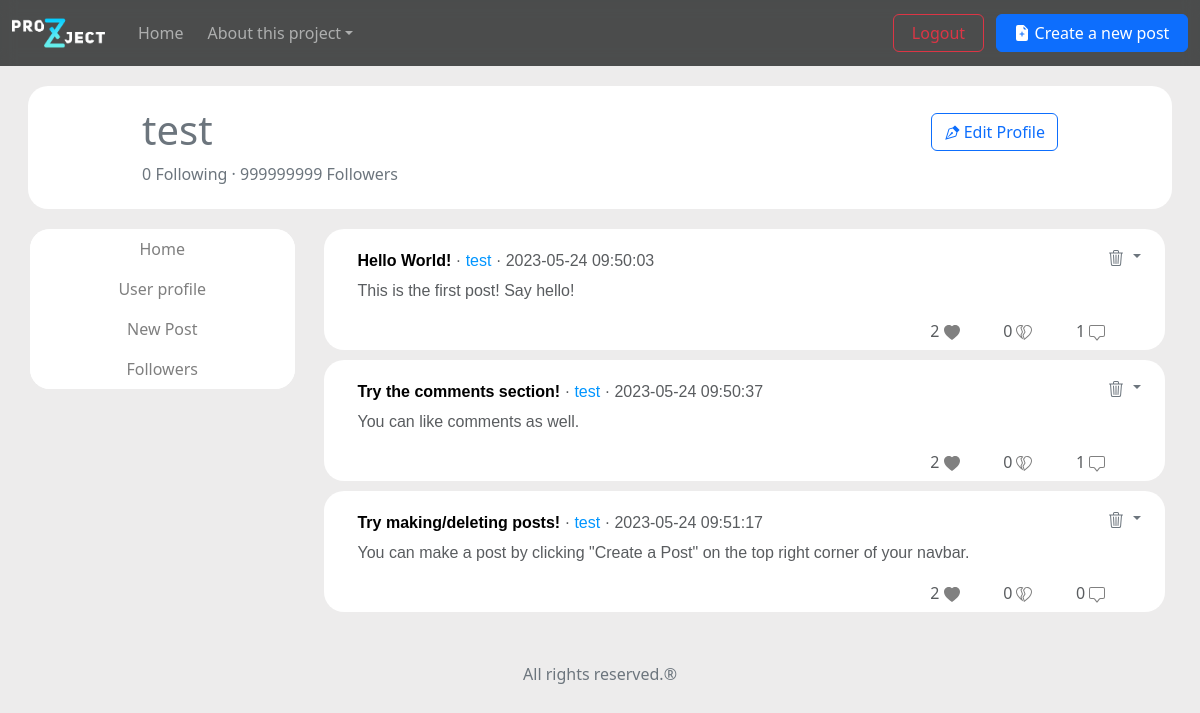
The page /test (signed in) on the database its author committed.
### website/models.py (models this page shows, shortened)
class User(UserMixin, db.Model):
    id = db.Column(db.Integer, primary_key = True)
    username = db.Column(db.String(100), unique = True)
    password = db.Column(db.String(100))
    posts = db.relationship('Post', backref = 'user', passive_deletes = True)
    comments = db.relationship('Comment', backref = 'user', passive_deletes = True)
    likes = db.relationship('Like', backref = 'user', passive_deletes = True)
    dislikes = db.relationship('Dislike', backref = 'user', passive_deletes = True)
    followed = db.relationship(
        'User', secondary = 'followers',
        primaryjoin = (followers.c.follower_id == id),
        secondaryjoin = (followers.c.followed_id == id),
        backref = db.backref('followers', lazy = 'dynamic'), lazy = 'dynamic')

class Post(db.Model):
    id = db.Column(db.Integer, primary_key = True)
    title = db.Column(db.String(1000))
    content = db.Column(db.String(1000))
    date_created = db.Column(db.DateTime(timezone = True), default = func.now())
    user_of_post = db.Column(db.Integer, db.ForeignKey('user.id'), nullable = False)
    comments = db.relationship('Comment', backref = 'post', passive_deletes = True)
    likes = db.relationship('Like', backref = 'post', passive_deletes = True, lazy = 'select')
    dislikes = db.relationship('Dislike', backref = 'post', passive_deletes = True, lazy = 'select')

### website/views.py (the view)
@views.route('/<username>')
def user_page(username):
    user = User.query.filter_by(username = username).first()
    posts = Post.query.filter_by(user_of_post = user.id).all()
    follower_count = user.followers.count()
    followed_count = user.followed.count()
    return render_template('user_page.html', user = current_user, posts = posts, user_page = user)

### website/templates/user_page.html (shortened to what this page needs)
{% extends 'posts_template.html' %}
{% block header2 %}
<header>
    <div class="post-bg userinfo-bg">
        <div class="row">
            <div class="col-7">
                <h1 class="text-secondary">{{ user_page.username }}</h1>
            </div>
            <div class="col-5" style="text-align:right">
                <a href="/follow/{{ user_page.username }}">
                    {% if not user_page.id == user.id %}
                        {% if not user_page.id in user.followed|map(attribute = "id")|list %}
                            <button class="btn btn-outline-primary" style="margin-top: 2%; text-decoration: none">
                                <svg xmlns="http://www.w3.org/2000/svg" width="16" height="16" fill="currentColor" class="bi bi-person-fill" viewBox="0 0 16 16" style="margin-top: -3px">
                                    <path d="M3 14s-1 0-1-1 1-4 6-4 6 3 6 4-1 1-1 1H3Zm5-6a3 3 0 1 0 0-6 3 3 0 0 0 0 6Z"/>
                                </svg>
                                Follow
                            </button>
                        {% else %}
                            <button class="btn btn-outline-danger" style="margin-top: 2%; text-decoration: none">
                                <svg xmlns="http://www.w3.org/2000/svg" width="16" height="16" fill="currentColor" class="bi bi-person-fill" viewBox="0 0 16 16" style="margin-top: -3px">
                                    <path d="M3 14s-1 0-1-1 1-4 6-4 6 3 6 4-1 1-1 1H3Zm5-6a3 3 0 1 0 0-6 3 3 0 0 0 0 6Z"/>
                                </svg>
                                Unfollow
                            </button>
                        {% endif %}
                    {% else %}
                    <a href="#"><button class="btn btn-outline-primary" style="margin-top: 2%; text-decoration: none">
                        Edit Profile
                    </button></a>
                    {% endif %}
                </a>
            </div>
        </div>
        <div class="col-12">
        {% if not user_page.id == 1: %}
        <p class="text-secondary"> {{ user_page.followed.all() | length }} Following  · {{ user_page.followers.all() | length }} Followers</p>
        {% elif user_page.id == 1 %}
        <p class="text-secondary"> {{ user_page.followed.all() | length }} Following  · 999999999 Followers</p>
        {% endif %}
</header>
{% endblock %}

### website/templates/posts_template.html (shortened to what this page needs)
{% extends 'base.html' %}
{% block content %}
<div class="wrapper">
    {% block header2 %}
    {% endblock %}
    <article>
        {% for post in posts %}
        <div class="text-body-secondary container-flex">
            <div class="post-bg">
                <div class="row colstyle">
                    <div class="col-10 colstyle">
                        <div>
                        <p class="title">
                            <span style="color: black;"><b>{{ post.title }}</b> </span>
                             · <a href="/{{ post.user.username }}" style="text-decoration: none; color: rgb(0, 149, 255)">{{post.user.username}}</a> · {{post.date_created}}</span></p>
                        </div>
                    </div>
                    <div class="col-2 colstyle" style="text-align: right;">
                        {% if user.id == post.user.id or user.id == 1: %}
                        <div class="btn-group">
                            <button type="button" class=" btn btn-outline-secondary delete-button dropdown-toggle" data-bs-toggle="dropdown">
                            </button>
                        </div>
                        {% endif %}
                    </div>
                </div>
                <p class="title">{{ post.content }}</p>
                <div style="text-align: right">
                    {{ post.likes | length }}
                    <a href="/like-post/{{ post.id }}"  class="icons">
                        {% if not user.id in post.likes|map(attribute = "user_of_like")|list %}
                            <svg xmlns="http://www.w3.org/2000/svg" width="16" height="16" fill="currentColor" class="bi bi-heart" viewBox="0 0 16 16">
                                <path d="m8 2.748-.717-.737C5.6.281 2.514.878 1.4 3.053c-.523 1.023-.641 2.5.314 4.385.92 1.815 2.834 3.989 6.286 6.357 3.452-2.368 5.365-4.542 6.286-6.357.955-1.886.838-3.362.314-4.385C13.486.878 10.4.28 8.717 2.01L8 2.748zM8 15C-7.333 4.868 3.279-3.04 7.824 1.143c.06.055.119.112.176.171a3.12 3.12 0 0 1 .176-.17C12.72-3.042 23.333 4.867 8 15z"/>
                            </svg>
                        {% else %}
                            <svg xmlns="http://www.w3.org/2000/svg" width="16" height="16" fill="currentColor" class="bi bi-heart-fill" viewBox="0 0 16 16">
                                <path fill-rule="evenodd" d="M8 1.314C12.438-3.248 23.534 4.735 8 15-7.534 4.736 3.562-3.248 8 1.314z"/>
                            </svg>
                        {% endif %}
                    </a>
                    {{ post.dislikes | length }}
                    <a href="/dislike-post/{{ post.id }}" class="icons">
                    </a>
                    {{ post.comments | length}}
                    <a href="/comments/{{ post.id }}" class="icons">
                    </a>
                </div>
            </div>
        </div>
    {% endfor%}
    </article>
    <aside>
        <div class="post-sidebar" style="align-items: center; justify-content: center;">
            <a href="/home"><button class="no-bg-btn"> Home </button>
            <a href="/{{ user.username }}"><button class="no-bg-btn"> User profile </button>
            <a href="/create-post"><button class="no-bg-btn"> New Post </button></a>
            <a href="#"><button class="no-bg-btn"> Followers </button></a>
        </div>
    </aside>
    <footer><p class="text-secondary" style="text-align: center;">All rights reserved.®</p></footer>
  </div>
{% endblock%}

### website/templates/posts_template.html (style rules this page uses)
body { background-color: #edecec; }
.post-bg { margin-inline: auto; background-color: white; padding-top: 20px; padding-bottom: 7px; padding-right: 20px; padding-left:4%; border-radius: 20px; margin-bottom: 10px; width: 100%; }
.title { font-family:'Trebuchet MS', 'Lucida Sans Unicode', 'Lucida Grande', 'Lucida Sans', Arial, sans-serif; font-size: medium; }
.delete-button { padding: 0px; padding-bottom: 4px; padding-inline: 4px; border: none; bottom: 5px; border-radius: 10px; margin-right: 0px; }
.icons { margin-right: 5%; color: grey; text-decoration: none; align-self: right; }
.colstyle { align-items: left; margin-bottom: -5px; }
header { grid-area: header; padding-inline: 2.3%; margin-top: 20px; }
article { grid-area: content; padding-left: 1%; padding-right: 4%; }
aside { grid-area: sidebar; padding-left: 10%; overflow-y: auto; }
footer { padding: 20px; grid-area: footer; background-color: none; }
.wrapper { display: grid; grid-gap: 20px; grid-template-columns: 1fr 3fr; grid-template-areas: "header header" "sidebar content" "footer footer"; }
.userinfo-bg { padding-inline: 10%; height : auto; margin-bottom: 0px; margin-inline-end: 20px; display: flex; flex-direction: row; display: block; }
.no-bg-btn { border: none; background-color: white; color: rgb(127, 127, 127); width: 100%; border-radius: 20px; height:40px; transition: 0.0s ease-in-out; text-align: center; }
.post-sidebar { background-color: white; border-radius: 20px; margin-bottom: 10px; width: 100%; }

### rows shown on the page
User: username "test"
Post: title "Hello World!", user.username "test", date_created "2023-05-24 09:50:03", content "This is the first post! Say hello!", likes|length "2", dislikes|length "0", comments|length "1"
Post: title "Try the comments section!", user.username "test", date_created "2023-05-24 09:50:37", content "You can like comments as well.", likes|length "2", dislikes|length "0", comments|length "1"
Post: title "Try making/deleting posts!", user.username "test", date_created "2023-05-24 09:51:17", content "You can make a post by clicking \"Create a Post\" on the top right corner of your navbar.", likes|length "2", dislikes|length "0", comments|length "0"

### other values the page prints
{{ user_page.followed.all() | length }} "0"
